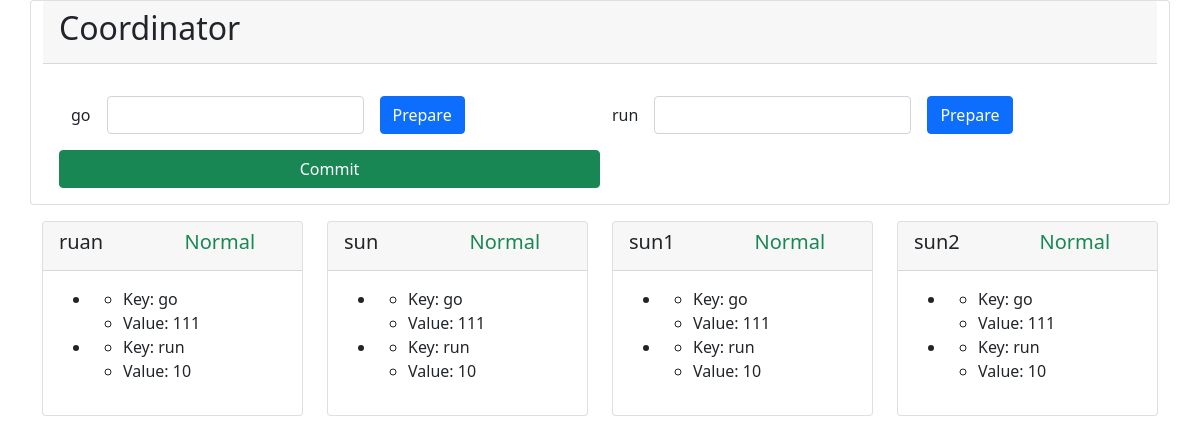
The page /two-phase/ on the database its author committed.
### twophase/models.py (models this page shows, shortened)
class TwoPhaseValue(models.Model):
    participant = models.ForeignKey(TwoPhaseParticipant, on_delete=models.CASCADE)
    key = models.CharField(max_length=64)
    value = models.CharField(max_length=64)
    prepared_value = models.CharField(max_length=64)

class TwoPhaseParticipant(models.Model):
    name = models.CharField(max_length=64)
    state = models.IntegerField(default=0)

### twophase/views.py (the view)
# urls.py: path('', views.index, name='index'),
def index(request):
    return app_page(request)

### twophase/views.py (called while the page is built)
def get_context():
    context = {'participants': [], 'values': []}
    for p in TwoPhaseParticipant.objects.all():
        p.values=[]
        for v in TwoPhaseValue.objects.filter(participant=p):
            p.values.append(v)
        context['participants'].append(p)
    if len(context['participants']) != 0:
        context['values'] = context['participants'][0].values
    return context

def app_page(request):
    return render(request, 'index0.html', get_context())

### twophase/templates/index0.html (shortened to what this page needs)
<!DOCTYPE html>
<html lang="en">
  <head>
  <link rel="stylesheet" href="https://cdn.staticfile.org/twitter-bootstrap/5.1.1/css/bootstrap.min.css">
  </head>
<body>
<div class="card container-sm">
  <div class="card-header">
    <h2>Coordinator</h2>
  </div>
  <div class="card-body">
    <div class="container mbrank-5">
      <div class="row">
        {% for v in values %}
        <form class="col-sm-6 mt-3" action="/two-phase/prepare/{{ v.key }}" method="get">
          <div class="row g-3 align-items-enter">
            <div class="col-auto">
              <label for="{{ v.key }}1" class="col-form-label">{{ v.key }}</label>
            </div>
            <div class="col-auto">
              <input type="text" id="{{ v.key }}1" name="{{ v.key }}" class="form-control">
            </div>
            <div class="col-auto">
              <input type="submit" class="btn btn-primary" value="Prepare">
            </div>
          </div>
        </form>
        {% endfor %}
        <a class="col-sm-6 mt-3 btn btn-success" href="/two-phase/commit">Commit</a>
      </div>
    </div>
  </div>
</div>
  <div class="container pt-3">
    <div class="row">
      {% for p in participants %}
      <div class="container mblank-2 col-sm-3">
        <div class="card">
          <div class="card-header container">
            <div class="row">
              <h5 class="col-6">{{ p.name }}</h5>
                <h5 class="col-6">
                  {% if p.state == 0 %}
                  <div class="text-success">Normal</div>
                  {% elif p.state == 1 %}
                  <div class="text-info">Prepare</div>
                  {% elif p.state == 2 %}
                  <div class="text-info">Prepared</div>
                  {% endif %}
                </h5>
            </div>
          </div>
          <div class="card-body">
            <ul>
            {% for v in p.values %}
              <li>
                <ul>
                  <li>Key: {{ v.key }}</li>
                  <li>Value: {{ v.value }}</li>
                </ul>
              </li>
            {% endfor %}
            </ul>
          </div>
        </div>
      </div>
      {% endfor %}
  </div>
</div>
</body>
</html>

### rows shown on the page
TwoPhaseValue: key "go", value "111"
TwoPhaseValue: key "run", value "10"
TwoPhaseParticipant: name "ruan", state "Normal"
TwoPhaseParticipant: name "sun", state "Normal"
TwoPhaseValue: key "go", value "111"
TwoPhaseValue: key "run", value "10"
TwoPhaseParticipant: name "sun1", state "Normal"
TwoPhaseValue: key "go", value "111"
TwoPhaseValue: key "run", value "10"
TwoPhaseParticipant: name "sun2", state "Normal"
TwoPhaseValue: key "go", value "111"
TwoPhaseValue: key "run", value "10"
